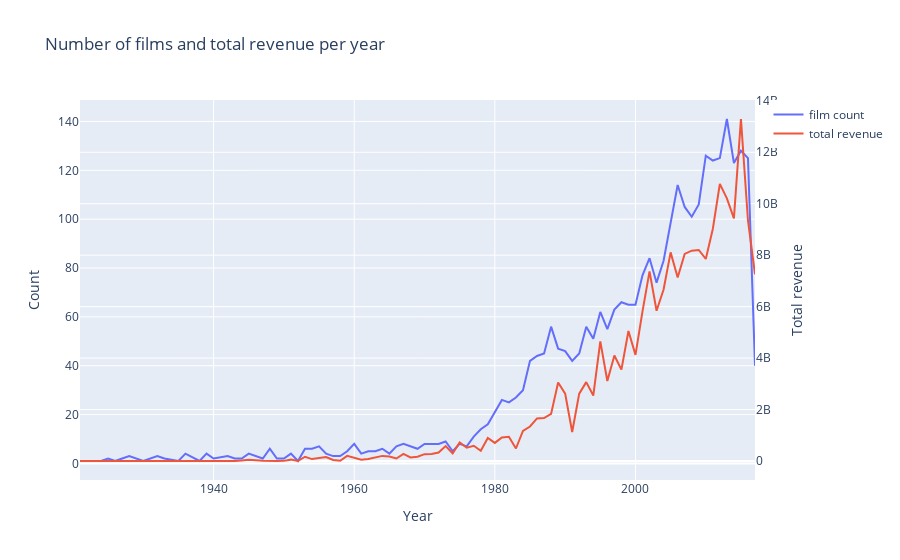

The code cell stored with this chart in its notebook:
### Markdown cell above
### Number of Films and Revenue Per Year

### Code cell
d1 = train['release_date_year'].value_counts().sort_index()
d2 = train.groupby(['release_date_year'])['revenue'].sum()

data = [go.Scatter(x=d1.index, y=d1.values, name='film count'),
        go.Scatter(x=d2.index, y=d2.values, name='total revenue', yaxis='y2')]

layout = go.Layout(dict(title = "Number of films and total revenue per year",
                        xaxis = dict(title = 'Year'),
                        yaxis = dict(title = 'Count'),
                        yaxis2=dict(title='Total revenue', overlaying='y', side='right')),
                   legend=dict(orientation="v"))

py.iplot(dict(data=data, layout=layout))
